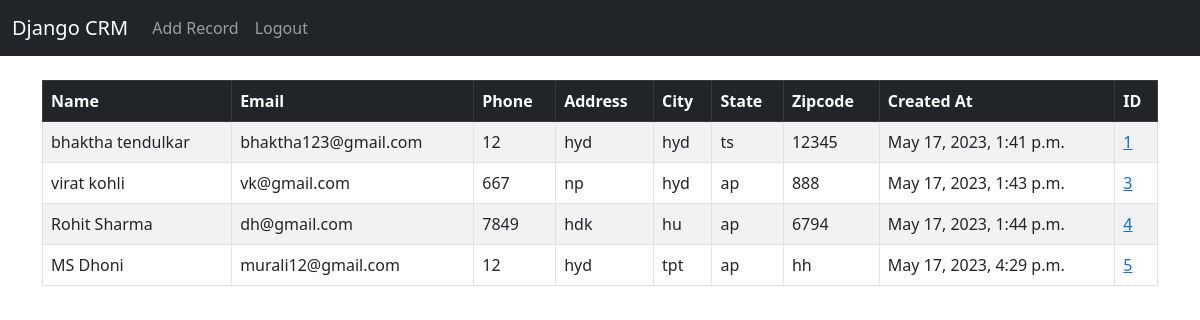
The app's page / (signed in) with its own data.
### website/models.py (models this page shows, shortened)
class Record(models.Model):
    create_at = models.DateTimeField(auto_now_add=True)
    first_name = models.CharField(max_length=50)
    last_name = models.CharField(max_length=50)
    email = models.CharField(max_length=50)
    phone = models.CharField(max_length=15)
    address = models.CharField(max_length=100)
    city = models.CharField(max_length=50)
    state = models.CharField(max_length=50)
    zip_code = models.CharField(max_length=10)

### website/views.py (the view)
# urls.py: 2. Add a URL to urlpatterns:  path('', views.home, name='home')
def home(request):
	records = Record.objects.all()
	if request.method == 'POST':
		username = request.POST['username']
		password = request.POST['password']
		user = authenticate(request, username=username, password=password)
		if user is not None:
			login(request, user)
			messages.success(request, "You Have Been Logged In!")
			return redirect('home')
		else:
			messages.success(request, "There Was An Error Logging In, Please Try Again...")
			return redirect('home')
	else:
		return render(request, 'home.html', {'records': records})

### website/templates/home.html (shortened to what this page needs)
{% extends 'base.html' %}
{% block content %}
    {% if user.is_authenticated %}
    <table class="table table-striped table-hover table-bordered" >
  <thead class="table-dark">
    <tr>
      <th scope="col">Name</th>
      <th scope="col">Email</th>
      <th scope="col">Phone</th>
      <th scope="col">Address</th>
      <th scope="col">City</th>
      <th scope="col">State</th>
      <th scope="col">Zipcode</th>
      <th scope="col">Created At</th>
      <th scope="col">ID</th>
    </tr>
  </thead>
  <tbody>
        {% if records %}
        {% for record in records %}
            <tr>
                <td>{{record.first_name}} {{record.last_name}}</td>
            <td>{{record.email}}</td>
            <td>{{record.phone}}</td>
            <td>{{record.address}}</td>
            <td>{{record.city}}</td>
            <td>{{record.state}}</td>
            <td>{{record.zip_code}}</td>
            <td>{{record.create_at}}</td>
    <td><a href="{% url 'record' record.id %}">{{ record.id }}</a></td>                </tr>
        {%endfor%}
    {% endif%}
  </tbody>
</table>
{% endif %}
{% endblock %}

### website/templates/base.html (shortened to what this page needs)
<!doctype html>
<html lang="en">
  <head>
    <link href="https://cdn.jsdelivr.net/npm/bootstrap@5.3.0-alpha3/dist/css/bootstrap.min.css" rel="stylesheet">
  </head>
  <body>
    {% include 'nav_bar.html' %}
    <div class="container">
      <br/>
      {% block content %}
      {% endblock%}
    </div>
  </body>
</html>

### website/templates/nav_bar.html (shortened to what this page needs)
<nav class="navbar navbar-expand-lg navbar-dark bg-dark">
  <div class="container-fluid">
    <a class="navbar-brand" href="{% url 'home' %}">Django CRM</a>
    <div class="collapse navbar-collapse" id="navbarSupportedContent">
      <ul class="navbar-nav me-auto mb-2 mb-lg-0">
        {% if user.is_authenticated %}
           <li class="nav-item">
          <a class="nav-link" href="{% url 'add_record' %}">Add Record</a>
        </li>
          <li class="nav-item">
          <a class="nav-link" href="{% url 'logout' %}">Logout</a>
          </li>
        {% endif %}}
      </ul>
    </div>
  </div>
</nav>

### records on screen
Record: first_name "bhaktha", last_name "tendulkar", email "bhaktha123@gmail.com", phone "12", address "hyd", city "hyd", state "ts", zip_code "12345", create_at "May 17, 2023, 1:41 p.m.", id "1"
Record: first_name "virat", last_name "kohli", email "vk@gmail.com", phone "667", address "np", city "hyd", state "ap", zip_code "888", create_at "May 17, 2023, 1:43 p.m.", id "3"
Record: first_name "Rohit", last_name "Sharma", email "dh@gmail.com", phone "7849", address "hdk", city "hu", state "ap", zip_code "6794", create_at "May 17, 2023, 1:44 p.m.", id "4"
Record: first_name "MS", last_name "Dhoni", email "murali12@gmail.com", phone "12", address "hyd", city "tpt", state "ap", zip_code "hh", create_at "May 17, 2023, 4:29 p.m.", id "5"
